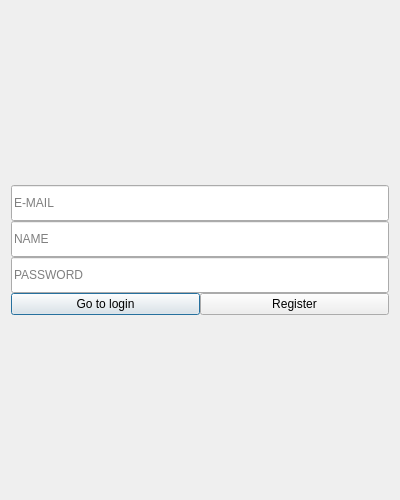
<?xml version="1.0" encoding="UTF-8"?>
<ui version="4.0">
 <class>Register</class>
 <widget class="QDialog" name="Register">
  <property name="geometry">
   <rect>
    <x>0</x>
    <y>0</y>
    <width>400</width>
    <height>500</height>
   </rect>
  </property>
  <property name="minimumSize">
   <size>
    <width>400</width>
    <height>500</height>
   </size>
  </property>
  <property name="windowTitle">
   <string>Dialog</string>
  </property>
  <layout class="QVBoxLayout" name="verticalLayout_2">
   <item>
    <layout class="QVBoxLayout" name="verticalLayout">
     <property name="spacing">
      <number>0</number>
     </property>
     <item>
      <widget class="QLineEdit" name="email_line">
       <property name="styleSheet">
        <string notr="true">min-height:30px;</string>
       </property>
       <property name="placeholderText">
        <string>E-MAIL</string>
       </property>
      </widget>
     </item>
     <item>
      <widget class="QLineEdit" name="name_line">
       <property name="styleSheet">
        <string notr="true">min-height:30px;</string>
       </property>
       <property name="placeholderText">
        <string>NAME</string>
       </property>
      </widget>
     </item>
     <item>
      <widget class="QLineEdit" name="password_line">
       <property name="styleSheet">
        <string notr="true">min-height:30px;</string>
       </property>
       <property name="placeholderText">
        <string>PASSWORD</string>
       </property>
      </widget>
     </item>
     <item>
      <layout class="QHBoxLayout" name="horizontalLayout">
       <item>
        <widget class="QPushButton" name="login_redirect_button">
         <property name="text">
          <string>Go to login</string>
         </property>
        </widget>
       </item>
       <item>
        <widget class="QPushButton" name="register_button">
         <property name="text">
          <string>Register</string>
         </property>
        </widget>
       </item>
      </layout>
     </item>
    </layout>
   </item>
  </layout>
 </widget>
 <resources/>
 <connections/>
</ui>
